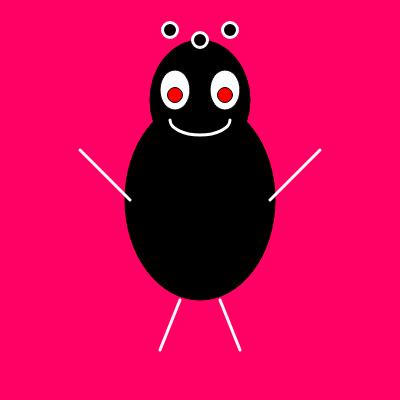
Frame 1 (no input)
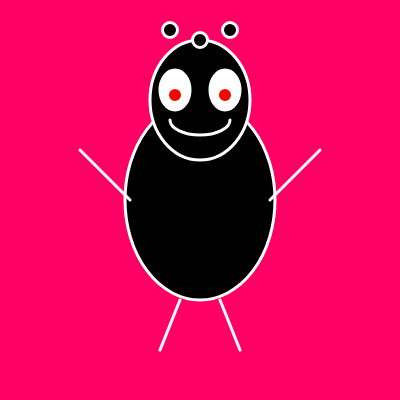
Frame 60 (no input)
Frame 120 (the mouse pressed at the canvas centre since frame 60): identical to frame 60, image omitted

The p5.js sketch that drew these frames (run headless with seeded random() and noise() and a simulated clock; from frame 60 on, the mouse is pressed at the canvas centre):

// p5.js sketch
// ── sketch.js
function setup() {
  createCanvas(400, 400); //  drawing area
  background(255, 0, 0); // background
}

function draw() {
  background(255, 0, 100); //  background 
  
  //  alien body 
  fill(0); // Black color
  ellipse(200, 200, 150, 200); // body

  // Draw alien head
  ellipse(200, 100, 100, 120); // Head
  
  // Draw alien eyes (WHITE)
  fill(255); // White eyes
  ellipse(175, 90, 30, 40); //  eye
  ellipse(225, 90, 30, 40); //  eye
  
  // Draw pupils (RED to match background)
  fill(255, 0, 0); // Red pupils
  ellipse(175, 95, 15, 15); //  pupil
  ellipse(225, 95, 15, 15); //  pupil
  
  // Draw alien mouth 
  noFill(); // No color inside
  stroke(255); // White line
  strokeWeight(3); // Thick line
  arc(200, 120, 60, 30, 0, PI); // the shape
  
  // Draw alien arms (simple lines)
  line(130, 200, 80, 150); // arm
  line(270, 200, 320, 150); //arm
  
  // Draw alien legs (simple lines)
  line(180, 300, 160, 350); // leg
  line(220, 300, 240, 350); // leg
  
  // Adding antenna balls 
  fill(0); //  balls
  ellipse(200, 40, 15, 15); //  antenna 1
  ellipse(170, 30, 15, 15); //  antenna 2
  ellipse(230, 30, 15, 15); //  antenna 3
}
